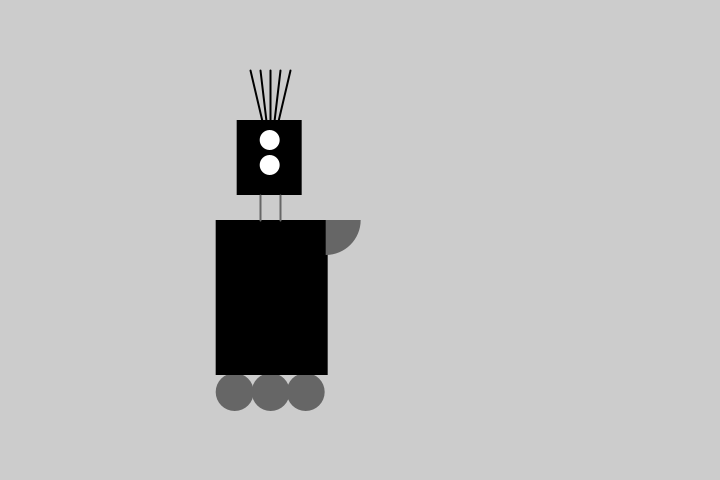
Frame 1 (no input)
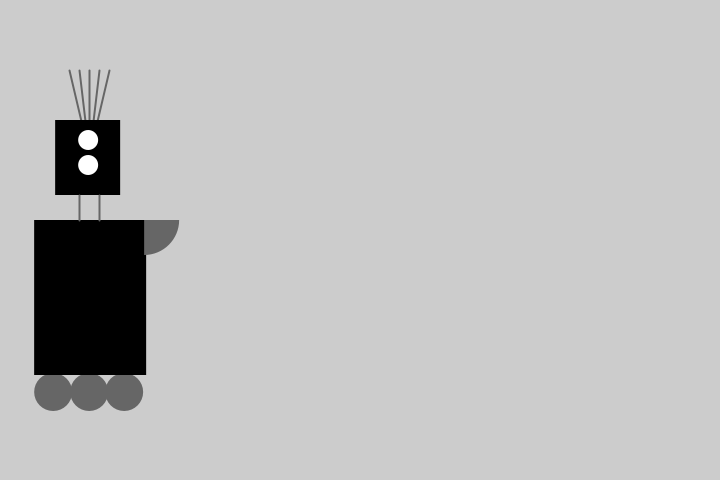
Frame 60 (the mouse pressed at the canvas centre just before this capture)
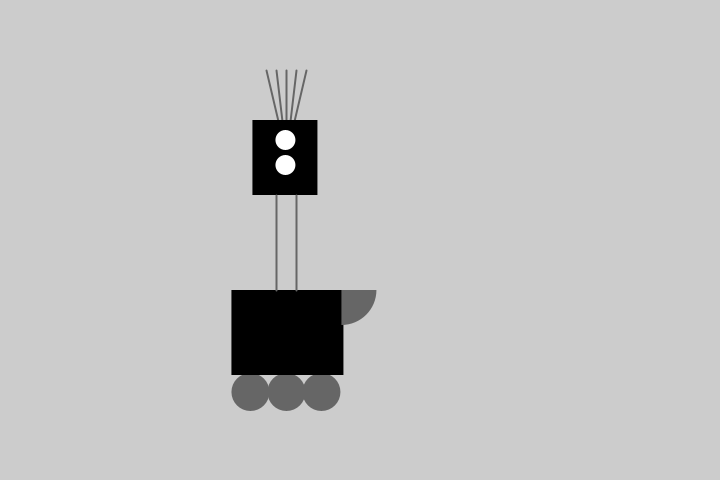
Frame 120 (the mouse held since frame 60 and released just before this capture)

The Processing sketch that drew these frames (run headless with seeded random() and noise(); from frame 60 on, the mouse is pressed at the canvas centre):

// Processing sketch: processing_56563
// ── processing_56563.pde

float  y = 380; // y-coordinate
float x = 266; // 
int radius = 45;
int neckHeight = 20;
int bodyHeight = 120;

float easing = 0.02;

void setup() {
  size(720, 480);
  smooth();
  strokeWeight(2);
 ellipseMode(RADIUS);
}

void draw() {
  
  int targetX = mouseX;
  x += (targetX - x) * easing;
  if (mousePressed) {
    neckHeight = 16;
    bodyHeight = 90;
  } else {
    neckHeight = 70;
    bodyHeight = 160;
  }
  float ny = y - bodyHeight - neckHeight - radius;

background(204);


// Antennae
line(x + 10, 155, x + 10, 70); 
line(x + 10, 155, x +20, 70); 
line(x + 10, 155, x + 30, 70); 
line(x + 10, 155, x - 10 , 70);
line(x + 10, 155, x, 70);

// Body
noStroke(); // Disable stroke
fill(102); // Set fill to gray
ellipse(x + 45, y + 12, 19, 19); // Antigravity orb
ellipse(x + 10, y + 12, 19, 19); // Antigravity orb
ellipse(x - 26, y + 12, 19, 19); // Antigravity orb
fill(0); // Set fill to black
rect(x - 45, y-bodyHeight, 112, bodyHeight-5); // Main body
fill(102); // Set fill to gray
arc(x + 65, y-bodyHeight, 35, 35, 0, HALF_PI);

// Head
fill(0); // Set fill to black
rect(x - 24, 120, 65, 75); // Head
fill(255); // Set fill to white
ellipse(x + 9, 140, 10, 10); // eye
fill(255); // Set fill to white
ellipse(x + 9, 165, 10, 10); //eye

// Neck
stroke(102); // Set stroke to gray
line(x, y-bodyHeight, x, 195); // Left
line(x + 20, y-bodyHeight, x + 20, 195); // Right


}
